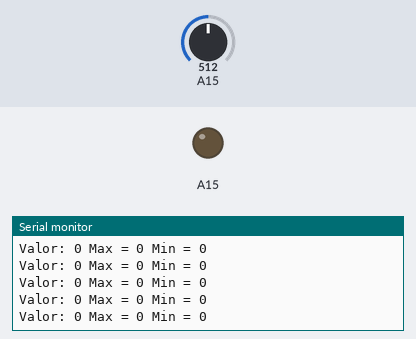
Simulated run of this sketch. Board: Arduino Mega 2560, built with avr-gcc and run on an emulated ATmega2560. On the bench: output pins drawn as LEDs (lit = HIGH), the last lines printed to the serial monitor. Inputs (shaded band) come from the test bench; at power-on: A15 = 512.

Above: at 1.2 s.
1.3 s: A15 set to 529
At 2.2 s:
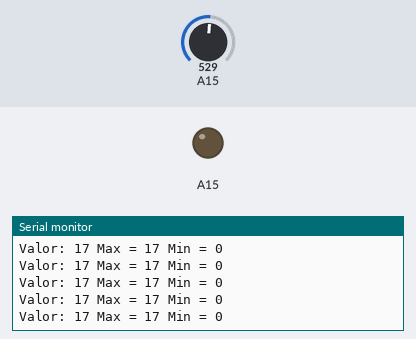
4.3 s: A15 set to 511
At 5.3 s:
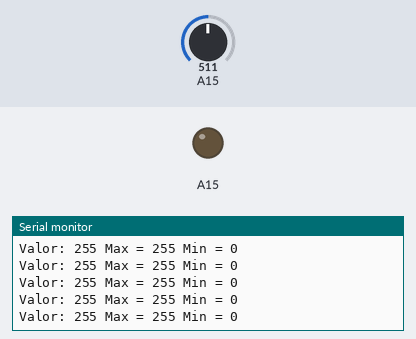
Timing chart, 0 to 7.3 s (numbered marks = the images above; inputs shaded):
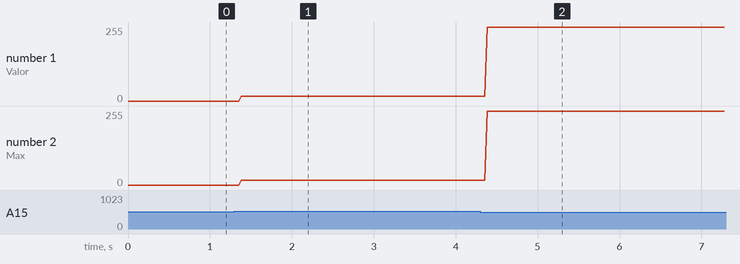

The sketch:

Serial_adc.ino
```cpp
byte valor = 0;
int max = 0;
int min = 0;
void setup(){
  Serial.begin(9600);
  pinMode(A15,OUTPUT);
  digitalWrite(A15, LOW);
}
void loop(){
  valor = analogRead(A15);
  if(valor > max){
    max = valor;
  }else if(valor < min){
    min = valor;
  }
  Serial.print("\nValor: ");
  Serial.print(valor);
  Serial.print(" Max = ");
  Serial.print(max);
  Serial.print(" Min = ");
  Serial.print(min);
  delay(10);
}
```

Measured:
- after the input at 1.3 s, the serial monitor: prints a new line after 0.08 s (image 1)
- after the input at 4.3 s, the serial monitor: prints a new line after 0.08 s (image 2)
- plotted number 1: 0 → 17 after the input at 1.3 s, 17 → 255 after the input at 4.3 s
- plotted number 2: 0 → 17 after the input at 1.3 s, 17 → 255 after the input at 4.3 s
